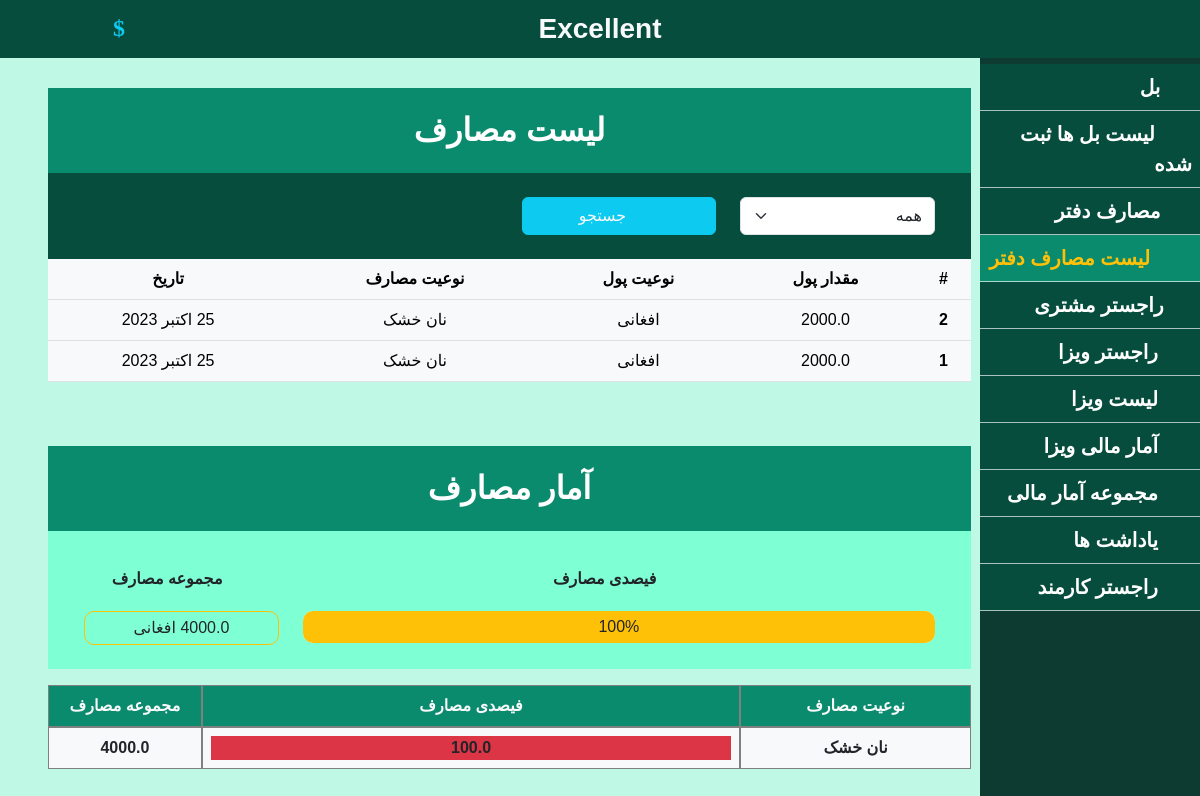
Page /paymentList (signed in) on the earlier database version.
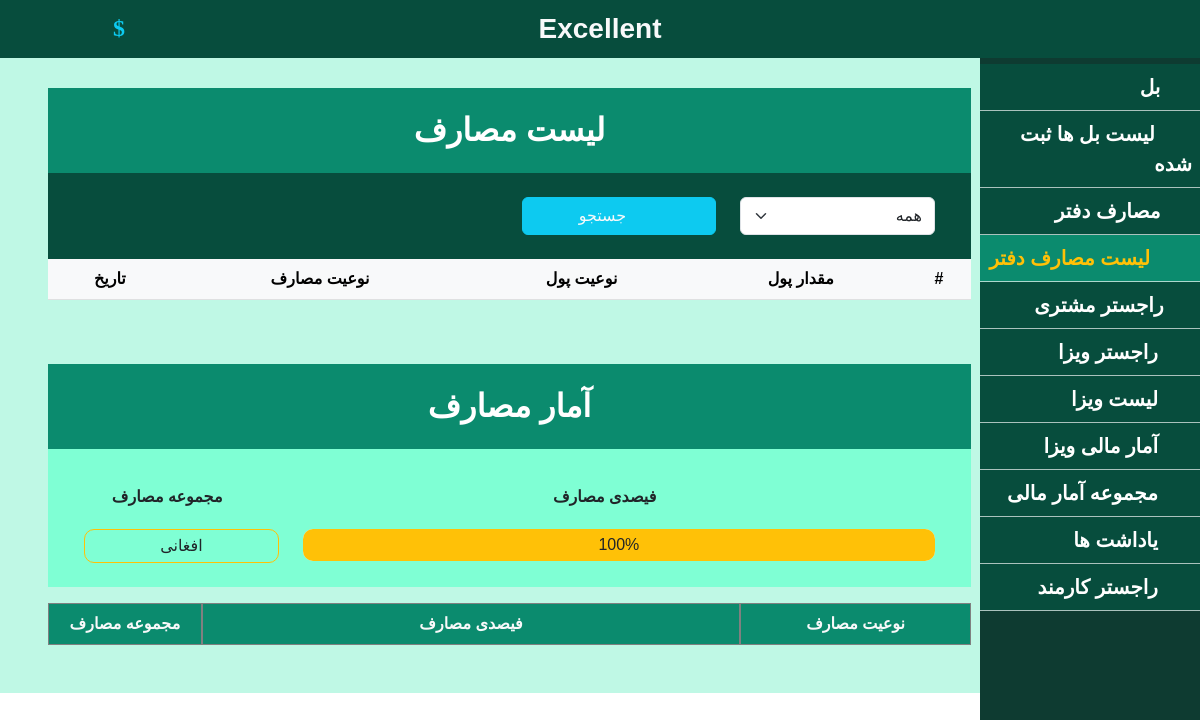
Same page on the later database version.
### travel_tour/models.py (models this page shows)
class Payment(models.Model):
    amount = models.FloatField(max_length=10)
    money = models.ForeignKey(Money, on_delete=models.CASCADE)
    payment_type = models.ForeignKey(Payment_type, on_delete=models.CASCADE)
    date = models.DateField()

class Money(models.Model):
    money_type = models.CharField(max_length=20)
    amount = models.IntegerField()
    sell_amount = models.FloatField()
    buy_amount = models.FloatField()
    date = models.DateTimeField(auto_now_add=True)
    def __str__ (self):
        return str(self.money_type)

class Payment_type(models.Model):
    title = models.CharField(max_length=20)
    def __str__ (self):
        return str(self.title)

### travel_tour/views.py (the view)
# urls.py: path('paymentList', paymentList, name='paymentList'),
@login_required(login_url='/')
def paymentList(request):
    context = {}
    context['money'] = mod.Money.objects.all()
    if request.method == 'GET':
         Fptype = request.GET.get('ptype_txt')
         if Fptype:
           if Fptype == '0':
               context['records'] = mod.Payment.objects.all()
           else:
                 ptype = mod.Payment_type.objects.get(id=Fptype)  # Use get() instead of filter()
                 context['records'] = mod.Payment.objects.filter(payment_type=ptype.id)
         else:
              context['records'] = mod.Payment.objects.order_by('-id')
    total_amount = mod.Payment.objects.aggregate(total_amount=Sum('amount'))['total_amount']
    if total_amount:
        paytype = mod.Payment_type.objects.all()
        context['total_amount'] = total_amount
        if paytype:
            l1 = []
            for i in paytype:
                l2 = []
                i.title
                try:
                    filtered_amount = mod.Payment.objects.filter(payment_type__id=i.id).aggregate(filtered_amount=Sum('amount'))['filtered_amount']
                    if filtered_amount ==None:
                        filtered_amount =0
                except TypeError:
                    filtered_amount = 1
                l2.append(i.title)
                l2.append(filtered_amount)
                l2.append(round(filtered_amount*100/total_amount,2))
                l1.append(l2)
            context['eachptype'] = l1
            context['paytype'] = mod.Payment_type.objects.all()
    context['page'] = 'لیست مصارف'
    context['listpay'] = ' text-warning sub-bg ps-3'
    return render(request, 'office/paymentList.html',context)

### templates/office/paymentList.html (shortened to what this page needs)
{% extends 'shared/_MainLayout.html' %}
{% load static %}
{% block content %}
<div class="body p-5 mt-3">
  <div class="text-center">
    <div class="detial">
      <div class="title_bar fw-bold fs-2 sub-bg text-white">
          لیست مصارف{{ one }}
      </div>
      <div class="search_filter main-bg p-4">
        <form action="" name="listSearchform" method="get">
          <div class="row m-0">
            <div class="col-lg-3 col-md-3 col-12">
              <select class="form-select" name="ptype_txt"  id="emp" aria-label="Default select example">
                <option value="0">همه</option>
              </select>
            </div>
            <div class="col-lg-3 col-md-3 col-12">
              <button type="submit" class="btn btn-info sub-bg text-light w-100"><i class="fa fa-search px-2" aria-hidden="true"></i>
                جستجو</button>
            </div>
          </div>
        </form>
      </div>
      <div class="table_view">
        <table class="table table-light ">
          <thead>
            <tr>
              <th scope="col">#</th>
              <th scope="col">مقدار پول</th>
              <th scope="col">نوعیت پول</th>
              <th scope="col">نوعیت مصارف</th>
              <th scope="col">تاریخ</th>
            </tr>
          </thead>
          <tbody>
            {% for items in records%}
            <tr>
               <th scope="row">{{ items.id }}</th>
               <td>{{ items.amount }}</td>
               <td>{{ items.money }}</td>
               <td>{{ items.payment_type }}</td>
               <td> {{ items.date }} </td>
             </tr>
            {% endfor %}
          </tbody>
        </table>
      </div>
    </div>
    <div class="detial mt-5">
      <div class="title_bar fw-bold fs-2 sub-bg text-white">
        آمار مصارف
      </div>
      <div class="search_filter p-4" style="background-color: aquamarine;">
          <div class="row m-0">
            <div class="col-9 mt-2">
              <p class="text-dark m-1 fw-bold"><i class="fa fa-edit text-danger px-2" aria-hidden="true"></i>فیصدی
                مصارف</p>
            </div>
            <div class="col-3 mt-2">
              <p class="text-dark m-1 fw-bold"><i class="fa fa-edit text-danger px-2" aria-hidden="true"></i>مجموعه
                مصارف</p>
              </div>
            <div class="col-9 mt-2">
              <div class=' bg-light  mt-2 text-center' style="width: 100%; border-radius:10px">
                <div class=' bg-warning py-1 mt-2 text-center' style="width: 100%; border-radius:10px">100%</div>
              </div>
            </div>
            <div class="col-3 mt-2">
              <div class='text-dark py-1 mt-2 text-center border border-warning' style="width: 100%; border-radius:10px">{{total_amount}} افغانی</div>
            </div>
          </div>
      </div>
      <div class="row m-0 bg-light mt-3 ">
        <div class="col-3 sub-bg text-light p-2 fw-bold" style="border: 1px solid grey;">نوعیت مصارف</div>
        <div class="col-7 sub-bg text-light p-2 fw-bold" style="border: 1px solid grey;">فیصدی مصارف</div>
        <div class="col-2 sub-bg text-light p-2 fw-bold" style="border: 1px solid grey;">مجموعه مصارف</div>
      {% for item in eachptype %}
      <div class="col-3 text-dark p-2 fw-bold" style="border: 1px solid grey;">{{ item.0 }}</div>
      <div class="col-7 text-dark p-2 fw-bold" style="border: 1px solid grey;">
        <div class="m-0 bg-secondary" style="width: 100%; border-radius:5px;">
          <div class="m-0 bg-danger" style="width: {{item.2}}%; border-raduis:5px;">{{item.2}}</div>
        </div>
      </div>
      <div class="col-2 text-dark p-2 fw-bold" style="border: 1px solid grey;">{{item.1}}</div>
      {% endfor %}
      </div>
    </div>
  </div>
</div>
{% endblock content %}

Differences in the rows shown:
removed Payment: id "2", amount "2000.0", money "افغانی", payment_type "نان خشک", date "25 اکتبر 2023"
removed Payment: id "1", amount "2000.0", money "افغانی", payment_type "نان خشک", date "25 اکتبر 2023"
removed Payment_type: title "نان خشک"
Other differences:
{{ total_amount }}: "4000.0" → (not shown)
list line gone: "100.0 4000.0"
